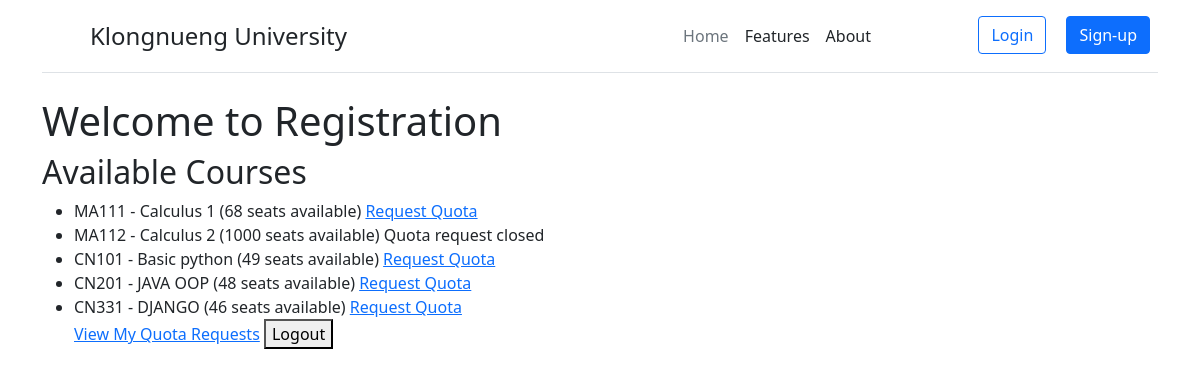
/course/, run on an earlier commit of the app's database.
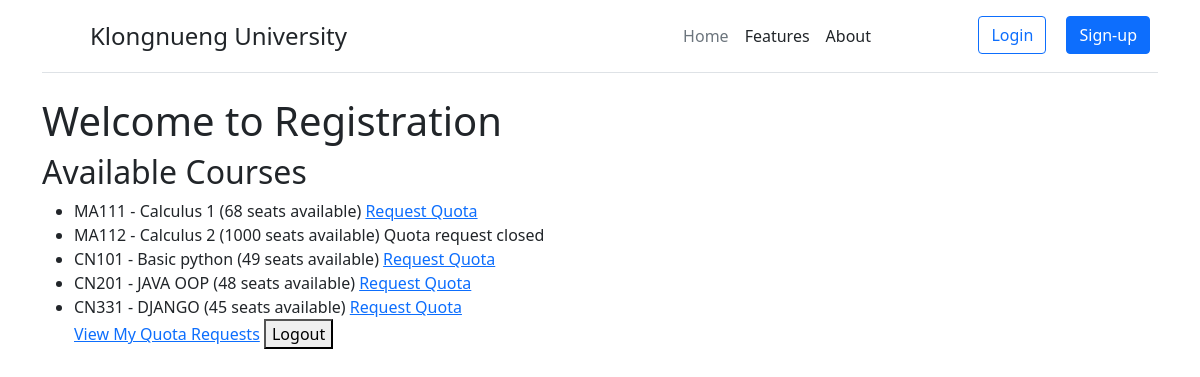
And on a later commit of the database.
### users/models.py (models this page shows, shortened)
class Course(models.Model):
    code = models.CharField(max_length=10)
    name = models.CharField(max_length=100)
    semester = models.CharField(max_length=10)
    academic_year = models.IntegerField()
    seats = models.IntegerField()
    is_quota_open = models.BooleanField(default=True)

### users/views.py (the view)
# urls.py: path('course/', views.course_list, name='course_list'),
def course_list(request):
    courses = Course.objects.all()
    return render(request, 'course_list.html', {'courses': courses})

### templates/course_list.html (shortened to what this page needs)
{% extends "base.html" %}
{% block content %}
<h1>Welcome to Registration</h1>
<h2>Available Courses</h2>
<ul>
    {% for course in courses %}
    <li>{{ course.code }} - {{ course.name }} ({{ course.seats }} seats available)
        {% if course.is_quota_open %}
        <a href="{% url 'request_quota' course.id %}">Request Quota</a>
        {% else %}
        Quota request closed
        {% endif %}
    </li>
    {% endfor %}
    <a href="{% url 'my_quota_requests' %}">View My Quota Requests</a>
    <form action="/" method="post" style="display:inline;">
        <button type="submit">Logout</button>
    </form>
</ul>
{% endblock %}

What changed in the data, as far as the page shows it:
changed Course "CN331": seats "46" → "45"
